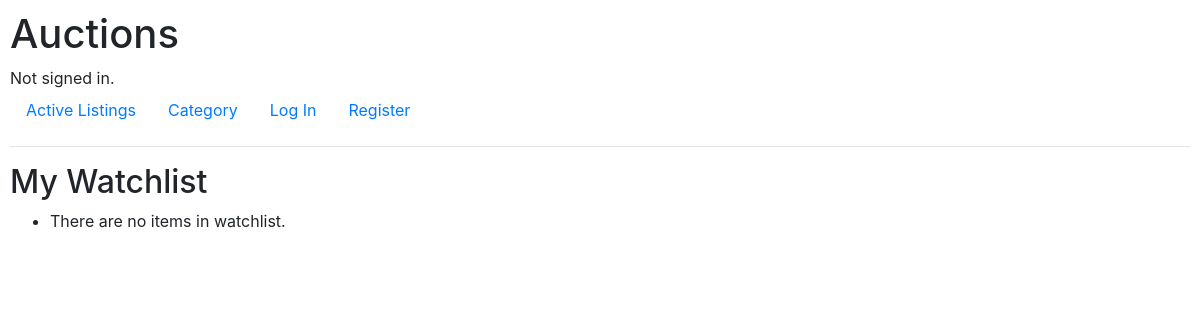
Page /watchlist on the earlier database version.
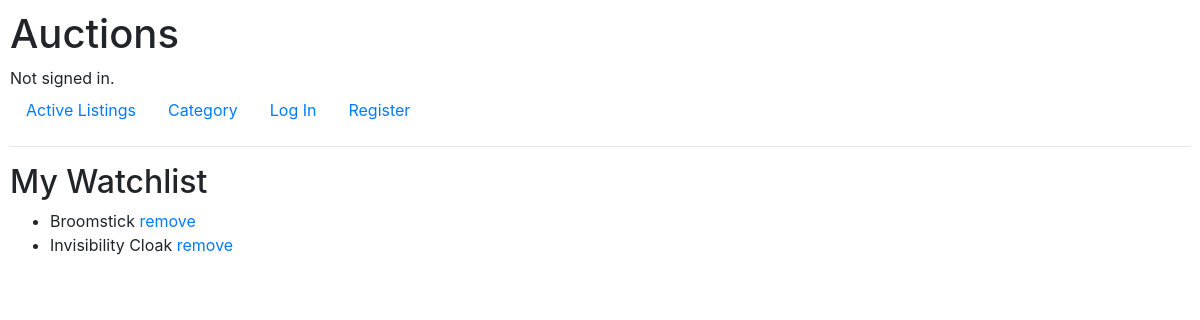
Same page on the later database version.
### auctions/models.py (models this page shows)
class WatchList(models.Model):
    user = models.ForeignKey(
        settings.AUTH_USER_MODEL,
        on_delete=models.CASCADE,
    )  # ForeigKey to User
    item = models.ForeignKey(
        ListingItem,
        on_delete=models.CASCADE,
    )  # ForeigKey to ListingItem
    class Meta:
        unique_together = ('user', 'item')
    def __str__(self):
        return f"{self.item}"

class ListingItem(models.Model):
    title = models.CharField(max_length=50)
    description = models.CharField(max_length=250)
    starting_bid = models.FloatField()
    img_url = models.URLField(blank=True)  # models.ImageField()
    category = models.CharField(max_length=50, choices=category_choices)
    starting_date = models.DateTimeField(auto_now=True)
    author = models.ForeignKey(
        settings.AUTH_USER_MODEL,
        on_delete=models.CASCADE,
    )  # ForeigKey to User.
    def __str__(self):
        return f"{self.title}"

### auctions/views.py (the view)
# urls.py: path("watchlist", views.watchlist, name="watchlist"),
def watchlist(request):
    watchlist = WatchList.objects.all()
    return render(request, "auctions/watchlist.html", {
        "watchlist": watchlist
    })

### auctions/templates/auctions/watchlist.html
{% extends 'auctions/layout.html' %}
{% block body %}
    <h2>My Watchlist</h2>
    <ul>
        {% for element in watchlist %}
        <li>
            <span>{{ element }}</span>
            <span><a href="{% url 'remove' element.id %}"> remove</a></span>
        </li>
        {% empty %}
            <li><span>There are no items in watchlist.</span></li>
        {% endfor %}
    </ul>
{% endblock %}

Differences in the rows shown:
added WatchList: item.title "Broomstick"
added WatchList: item.title "Invisibility Cloak"
Other differences:
text no longer shown: "There are no items in watchlist."
